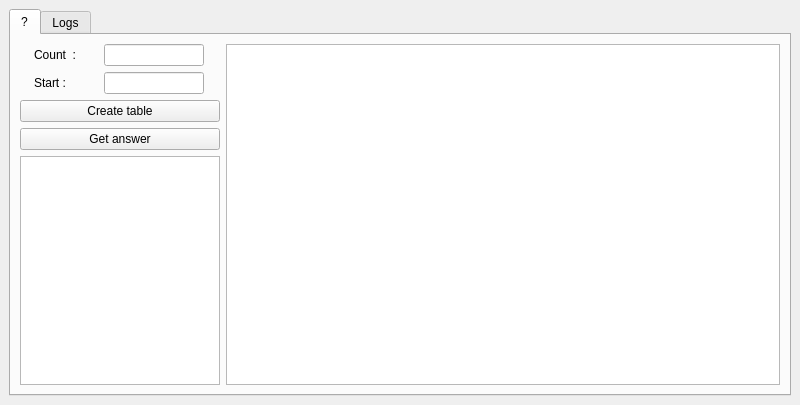
<?xml version="1.0" encoding="UTF-8"?>
<ui version="4.0">
 <class>MainWindow</class>
 <widget class="QMainWindow" name="MainWindow">
  <property name="geometry">
   <rect>
    <x>0</x>
    <y>0</y>
    <width>800</width>
    <height>405</height>
   </rect>
  </property>
  <property name="windowTitle">
   <string>MainWindow</string>
  </property>
  <widget class="QWidget" name="centralwidget">
   <layout class="QGridLayout" name="gridLayout">
    <item row="0" column="0">
     <widget class="QTabWidget" name="tabWidget">
      <property name="currentIndex">
       <number>0</number>
      </property>
      <widget class="QWidget" name="tab1">
       <attribute name="title">
        <string>?</string>
       </attribute>
       <layout class="QGridLayout" name="gridLayout_2">
        <item row="2" column="0">
         <widget class="QPushButton" name="create_button">
          <property name="maximumSize">
           <size>
            <width>200</width>
            <height>16777215</height>
           </size>
          </property>
          <property name="text">
           <string>Create table</string>
          </property>
         </widget>
        </item>
        <item row="0" column="1" rowspan="6">
         <widget class="QTableWidget" name="table"/>
        </item>
        <item row="4" column="0" rowspan="2">
         <widget class="QTextBrowser" name="edit_answer">
          <property name="maximumSize">
           <size>
            <width>200</width>
            <height>16777215</height>
           </size>
          </property>
         </widget>
        </item>
        <item row="0" column="0">
         <layout class="QHBoxLayout" name="horizontalLayout">
          <item>
           <widget class="QLabel" name="label">
            <property name="maximumSize">
             <size>
              <width>50</width>
              <height>20</height>
             </size>
            </property>
            <property name="text">
             <string>Count  : </string>
            </property>
           </widget>
          </item>
          <item>
           <widget class="QLineEdit" name="edit_count">
            <property name="maximumSize">
             <size>
              <width>100</width>
              <height>16777215</height>
             </size>
            </property>
           </widget>
          </item>
         </layout>
        </item>
        <item row="3" column="0">
         <widget class="QPushButton" name="get_answer_button">
          <property name="maximumSize">
           <size>
            <width>200</width>
            <height>16777215</height>
           </size>
          </property>
          <property name="text">
           <string>Get answer</string>
          </property>
         </widget>
        </item>
        <item row="1" column="0">
         <layout class="QHBoxLayout" name="horizontalLayout_2">
          <item>
           <widget class="QLabel" name="label_2">
            <property name="maximumSize">
             <size>
              <width>50</width>
              <height>16777215</height>
             </size>
            </property>
            <property name="text">
             <string>Start :</string>
            </property>
           </widget>
          </item>
          <item>
           <widget class="QLineEdit" name="edit_start">
            <property name="maximumSize">
             <size>
              <width>100</width>
              <height>16777215</height>
             </size>
            </property>
           </widget>
          </item>
         </layout>
        </item>
       </layout>
      </widget>
      <widget class="QWidget" name="tab2">
       <attribute name="title">
        <string>Logs</string>
       </attribute>
       <layout class="QGridLayout" name="gridLayout_3">
        <item row="0" column="0">
         <widget class="QTextBrowser" name="logs"/>
        </item>
       </layout>
      </widget>
     </widget>
    </item>
   </layout>
  </widget>
 </widget>
 <resources/>
 <connections/>
</ui>
